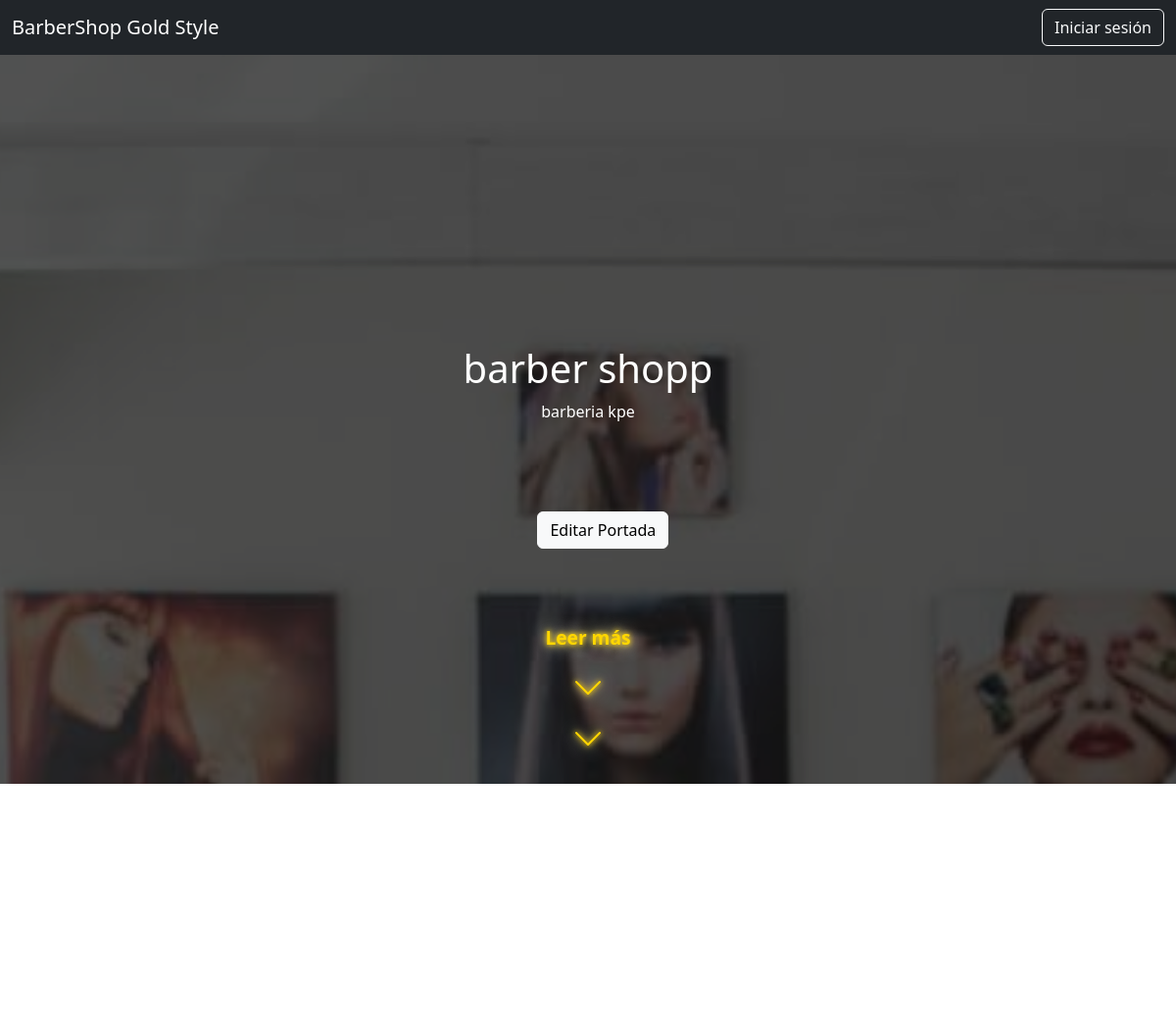
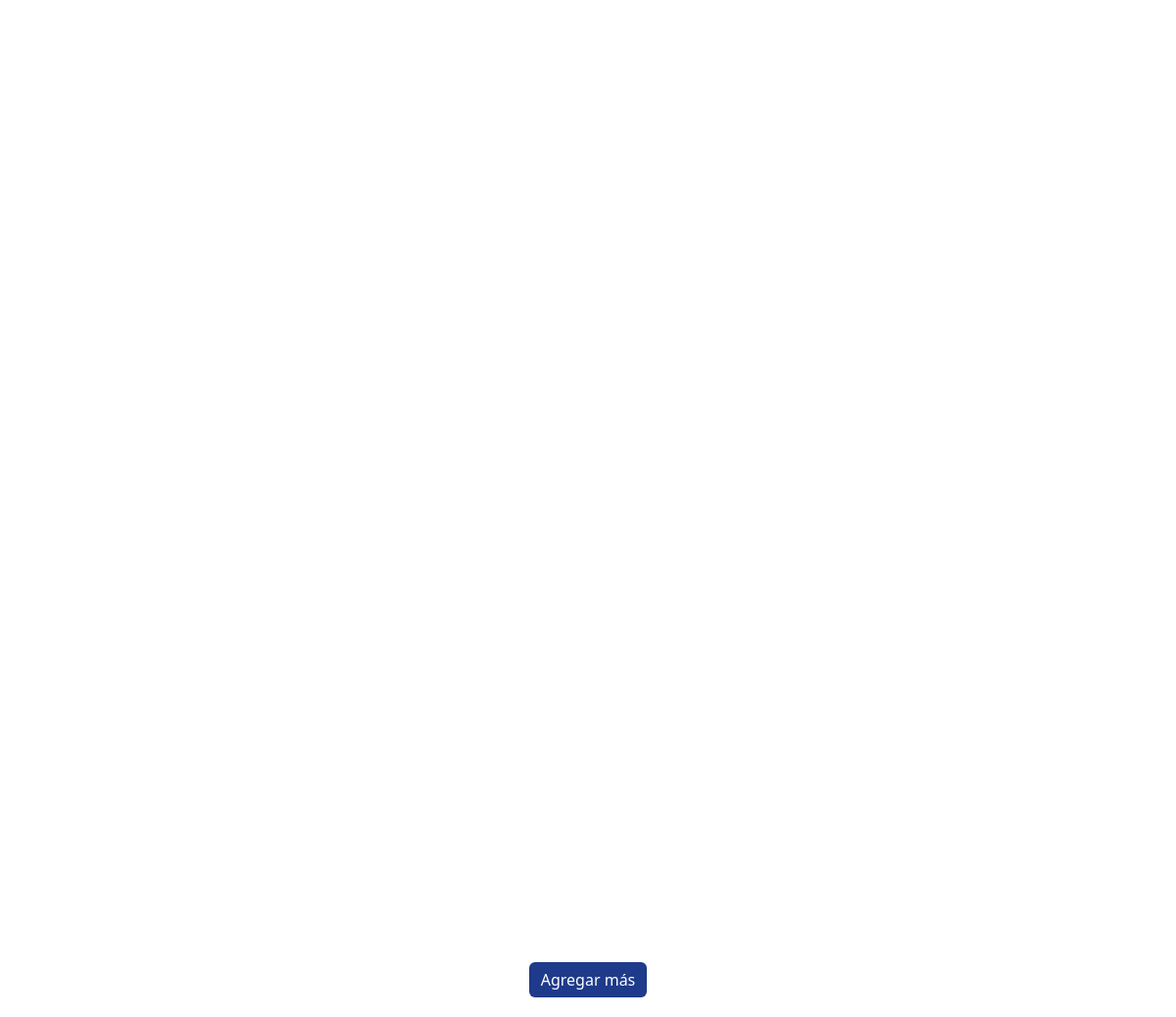
Page /php/corte.php on the committed database (2 pictures, top to bottom).
### tables this page shows
CREATE TABLE `portada` (
  `id` int(11) NOT NULL,
  `titulo` varchar(255) NOT NULL,
  `descripcion` varchar(255) NOT NULL,
  `imagen` varchar(255) NOT NULL
);

### php/corte.php (the view, shortened to what this page needs)
<?php
require_once 'conexion.php';
try {
    $stmtPortada = $pdo->query("SELECT * FROM portada LIMIT 1");
    $portada = $stmtPortada->fetch();
} catch(PDOException $e) {
    echo "Error: " . htmlspecialchars($e->getMessage());
    exit;
}
?>
<!DOCTYPE html>
<html lang="es">
<head>
    <link href="https://cdn.jsdelivr.net/npm/bootstrap@5.3.3/dist/css/bootstrap.min.css" rel="stylesheet">
    <link href="https://cdn.jsdelivr.net/npm/bootstrap-icons@1.11.3/font/bootstrap-icons.css" rel="stylesheet">
    <link rel="stylesheet" href="/css/servicio.css">
</head>
<body>
    <nav class="navbar navbar-dark bg-dark fixed-top">
        <div class="container-fluid">
            <a class="navbar-brand" href="#">BarberShop Gold Style</a>
            <div class="boton-nav">
                <a href="../html/login.html" class="btn btn-outline-light">Iniciar sesión</a>
            </div>
        </div>
    </nav>
    <div class="cover" style="background-image: url('<?php echo isset($portada['imagen']) ? htmlspecialchars($portada['imagen']) : 'https://via.placeholder.com/1920x1080'; ?>');">
        <div class="cover-overlay"></div>
        <div class="cover-content">
            <h1><?php echo isset($portada['titulo']) ? htmlspecialchars($portada['titulo']) : '¡Bienvenido a mi sitio!'; ?></h1>
            <p><?php echo isset($portada['descripcion']) ? htmlspecialchars($portada['descripcion']) : 'Descripción de la portada'; ?></p>
        </div>
        <button class="btn btn-light edit-cover-btn" data-bs-toggle="modal" data-bs-target="#editCoverModal">Editar Portada</button>
        <div class="read-more">
            <span>Leer más</span>
            <div class="arrows">
                <i class="bi bi-chevron-down"></i>
                <i class="bi bi-chevron-down"></i>
            </div>
        </div>
    </div>
    <div class="add-btn-section">
        <button class="btn btn-primary add-btn" data-bs-toggle="modal" data-bs-target="#addModal">Agregar más</button>
    </div>
</body>
</html>

### css/servicio.css (style rules this page uses)
:root { font-size: 16px; }
.cover { height: 100vh; width: 100vw; background-size: cover; background-position: center; background-attachment: fixed; display: flex; flex-direction: column; align-items: center; justify-content: center; color: white; text-align: center; position: relative; }
.cover-content { z-index: 1; opacity: 0; transform: translateY(3rem); animation: fadeInUp 1s ease-out forwards; position: relative; }
.cover-overlay { position: absolute; top: 0; left: 0; width: 100%; height: 100%; background: rgba(0, 0, 0, 0.65); z-index: 0; }
.edit-cover-btn { position: absolute; bottom: 15rem; left: 45.7%; z-index: 2; transform: translateY(3rem); animation: fadeInUp 1s ease-out forwards; }
.read-more { position: absolute; bottom: 1.25rem; width: 100%; text-align: center; z-index: 1; color: #FFD700; font-size: 1.2rem; font-weight: bold; text-shadow: 0 0 0.3125rem #FFD700, 0 0 0.625rem #FFE066, 0 0 1.25rem #FFFFFF; opacity: 0; transform: translateY(3rem); animation: fadeInUp 1s ease-out 0.3s forwards; }
.arrows { display: flex; flex-direction: column; align-items: center; margin-top: 0.625rem; }
.arrows i { font-size: 2rem; color: #FFD700; text-shadow: 0 0 0.3125rem #FFD700, 0 0 0.625rem #FFE066, 0 0 1.25rem #FFFFFF; margin: 0.125rem 0; animation: flowDown 1.5s ease-in-out infinite; }
.arrows i:nth-child(2) { animation-delay: 0.3s; }
.add-btn-section { text-align: center; padding: 1.25rem 0; }
.add-btn { background-color: #1E3A8A; color: white; border: none; font-size: 1rem; }

### rows in the picture
portada: imagen (picture), titulo "barber shopp", descripcion "barberia kpe"
